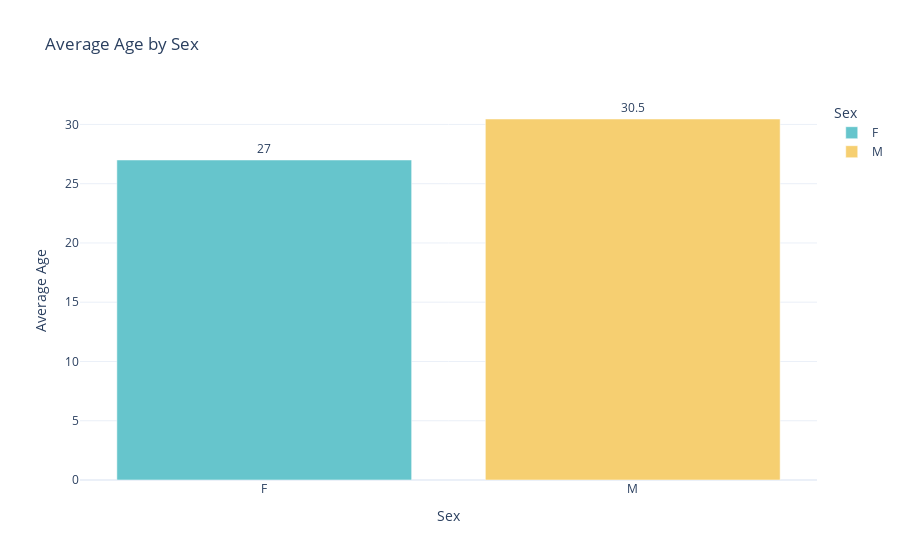

Write notebook code for a chart like this one.
### Code cell
import pandas as pd
import plotly.express as px
import plotly.io as pio

# Ensure inline display in VS Code
pio.renderers.default = 'vscode'  # or 'iframe'

# Check column names for typos/spaces
print(df.columns)  # Optional: just to see actual column names

# Use the correct column names for Age and Sex
age_col = [col for col in df.columns if 'age' in col.lower()][0]  # picks the first column containing 'age'
sex_col = [col for col in df.columns if 'sex' in col.lower()][0]   # picks the first column containing 'sex'

# Ensure 'Age' is numeric
df[age_col] = pd.to_numeric(df[age_col], errors='coerce')

# Drop rows where Age is NaN
df = df.dropna(subset=[age_col])

# Group by Sex and calculate average Age
sex_age = df.groupby(sex_col)[age_col].mean().reset_index()

# Create the bar chart
fig = px.bar(
    sex_age,
    x=sex_col,
    y=age_col,
    color=sex_col,
    title='Average Age by Sex',
    text=sex_age[age_col].round(1),
    color_discrete_sequence=px.colors.qualitative.Pastel
)

# Customize layout
fig.update_traces(textposition='outside')
fig.update_layout(
    xaxis_title='Sex',
    yaxis_title='Average Age',
    template='plotly_white'
)

fig.show()

### Figure 1 — Plotly figure (JSON) as saved in the notebook; plotly's stock layout.template omitted (floating-point values rounded to 4 significant figures)
{"data": [{"alignmentgroup": "True", "hovertemplate": "Sex=%{x}<br>Age=%{y}<br>text=%{text}<extra></extra>", "legendgroup": "F", "marker": {"color": "rgb(102, 197, 204)", "pattern": {"shape": ""}}, "name": "F", "offsetgroup": "F", "orientation": "v", "showlegend": true, "text": [27], "textposition": "outside", "type": "bar", "x": ["F"], "xaxis": "x", "y": [27], "yaxis": "y"}, {"alignmentgroup": "True", "hovertemplate": "Sex=%{x}<br>Age=%{y}<br>text=%{text}<extra></extra>", "legendgroup": "M", "marker": {"color": "rgb(246, 207, 113)", "pattern": {"shape": ""}}, "name": "M", "offsetgroup": "M", "orientation": "v", "showlegend": true, "text": [30.5], "textposition": "outside", "type": "bar", "x": ["M"], "xaxis": "x", "y": [30.46], "yaxis": "y"}], "layout": {"barmode": "relative", "legend": {"title": {"text": "Sex"}, "tracegroupgap": 0}, "title": {"text": "Average Age by Sex"}, "xaxis": {"anchor": "y", "categoryarray": ["F", "M"], "categoryorder": "array", "domain": [0, 1], "title": {"text": "Sex"}}, "yaxis": {"anchor": "x", "domain": [0, 1], "title": {"text": "Average Age"}}}}
